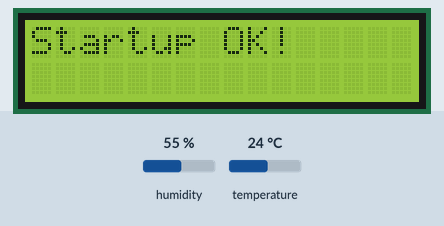
Recording of a sketch running on a simulated Arduino Uno, built with avr-gcc and run on an emulated ATmega328P. Shown: 16×2 character LCD. The inputs (shaded band) are chosen by the test bench; at power-on: humidity 55 %, temperature 24 °C.

Above: at 0.1 s.
At 1.1 s:
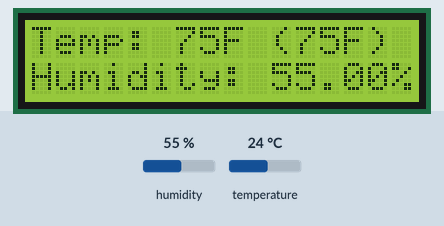

The sketch:

RoomTempHumid_V01.ino
```cpp
// Program for temp/humidity sensor for bedroom. V0.1
// Created by Nick Redick
// V0.1 will display temp and humidity readouts on the LCD.

#include "DHT.h"
#include <LiquidCrystal.h>

// Setup LCD Display pin variables
const int rs = 12, en = 11, d4 = 5, d5 = 4, d6 = 3, d7 = 2;
// initialize LCD
LiquidCrystal lcd(rs, en, d4, d5, d6, d7);

// Setup DHT input/output PIN variables
#define DHTPIN 13 // DigitalPIN 13 default val
#define DHTTYPE DHT11   // DHT 11

//initialize DHT
DHT dht(DHTPIN, DHTTYPE);

void setup() {
  // Starup check
  dht.begin();
  lcd.begin(16, 2);
  lcd.print("Startup OK!");
  delay(1000);
  lcd.clear();
}

void loop() {

  // Get humidity and temp data
  float h = dht.readHumidity();
  float t = dht.readTemperature(); // Reads Celcius? needed?
  float f = dht.readTemperature(true); // Read temp as fahrenheit

// Check if any reads failed and exit early (to try again).
//  if (isnan(h) || isnan(t) || isnan(f)) {
//    Serial.println(F("Failed to read from DHT sensor!"));
//    return;
//    }

  // Compute head index in F(human percieved heat)
  float hif = dht.computeHeatIndex(f, h);

  // Lets print the data to the display.
  // Format: Temp <Temp>(<RTemp>) | Rtemp is hif
  //         Humidity __ %
  lcd.setCursor(0, 0);
  lcd.print("Temp: ");
  lcd.print(round(f));
  lcd.print("F (");
  lcd.print((round(hif)));
  lcd.print("F)");

  lcd.setCursor(0, 1);
  lcd.print("Humidity: ");
  lcd.print(h);
  lcd.print("% "); // extra space inscase humidity drops to single digit

  // Wait 2 minutes (120000) between reads
  delay(120000);
}
```
